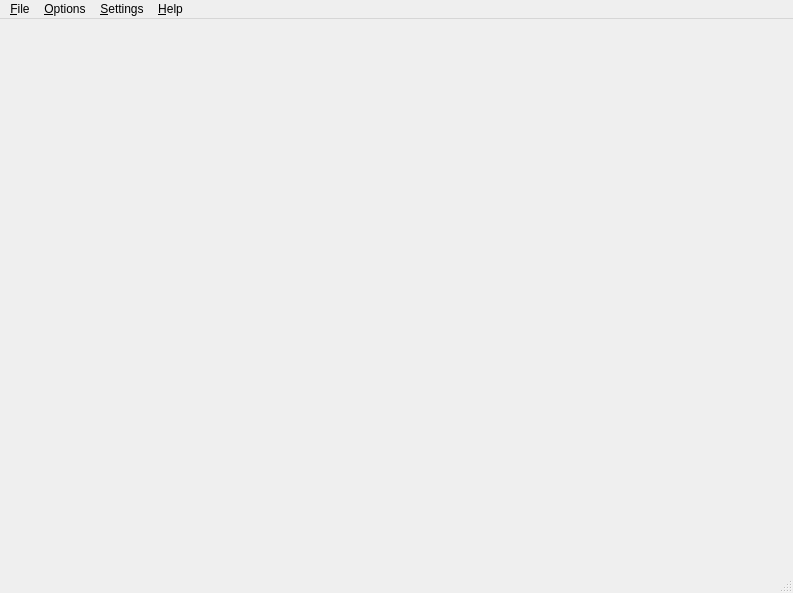
<?xml version="1.0" encoding="UTF-8"?>
<ui version="4.0">
 <class>MainWindow</class>
 <widget class="QMainWindow" name="MainWindow">
  <property name="geometry">
   <rect>
    <x>0</x>
    <y>0</y>
    <width>793</width>
    <height>593</height>
   </rect>
  </property>
  <property name="windowTitle">
   <string>BletchMAME</string>
  </property>
  <widget class="QWidget" name="rootWidget">
   <layout class="QVBoxLayout" name="verticalLayout">
    <property name="spacing">
     <number>0</number>
    </property>
    <property name="leftMargin">
     <number>0</number>
    </property>
    <property name="topMargin">
     <number>0</number>
    </property>
    <property name="rightMargin">
     <number>0</number>
    </property>
    <property name="bottomMargin">
     <number>0</number>
    </property>
   </layout>
  </widget>
  <widget class="QMenuBar" name="menubar">
   <property name="geometry">
    <rect>
     <x>0</x>
     <y>0</y>
     <width>793</width>
     <height>21</height>
    </rect>
   </property>
   <widget class="QMenu" name="menuFile">
    <property name="title">
     <string>&amp;File</string>
    </property>
    <widget class="QMenu" name="menuReset">
     <property name="title">
      <string>Reset</string>
     </property>
     <addaction name="actionSoftReset"/>
     <addaction name="actionHardReset"/>
    </widget>
    <addaction name="actionStop"/>
    <addaction name="actionPause"/>
    <addaction name="separator"/>
    <addaction name="actionImages"/>
    <addaction name="separator"/>
    <addaction name="actionQuickLoadState"/>
    <addaction name="actionQuickSaveState"/>
    <addaction name="actionLoadState"/>
    <addaction name="actionSaveState"/>
    <addaction name="separator"/>
    <addaction name="actionSaveScreenshot"/>
    <addaction name="actionToggleRecordMovie"/>
    <addaction name="separator"/>
    <addaction name="actionDebugger"/>
    <addaction name="menuReset"/>
    <addaction name="actionExit"/>
   </widget>
   <widget class="QMenu" name="menuOptions">
    <property name="title">
     <string>&amp;Options</string>
    </property>
    <widget class="QMenu" name="menuThrottle">
     <property name="title">
      <string>Throttle</string>
     </property>
     <addaction name="separator"/>
     <addaction name="actionIncreaseSpeed"/>
     <addaction name="actionDecreaseSpeed"/>
     <addaction name="actionWarpMode"/>
    </widget>
    <widget class="QMenu" name="menuFrameSkip">
     <property name="title">
      <string>Frame Skip</string>
     </property>
    </widget>
    <addaction name="menuThrottle"/>
    <addaction name="menuFrameSkip"/>
    <addaction name="actionFullScreen"/>
    <addaction name="actionToggleSound"/>
    <addaction name="actionCheats"/>
    <addaction name="separator"/>
    <addaction name="actionConsole"/>
   </widget>
   <widget class="QMenu" name="menuSettings">
    <property name="title">
     <string>&amp;Settings</string>
    </property>
    <addaction name="actionJoysticksAndControllers"/>
    <addaction name="actionKeyboard"/>
    <addaction name="actionMiscellaneousInput"/>
    <addaction name="actionConfiguration"/>
    <addaction name="actionDipSwitches"/>
    <addaction name="separator"/>
    <addaction name="actionPaths"/>
   </widget>
   <widget class="QMenu" name="menuHelp">
    <property name="title">
     <string>&amp;Help</string>
    </property>
    <addaction name="actionRefreshMachineInfo"/>
    <addaction name="actionBletchMameWebSite"/>
    <addaction name="actionAbout"/>
   </widget>
   <addaction name="menuFile"/>
   <addaction name="menuOptions"/>
   <addaction name="menuSettings"/>
   <addaction name="menuHelp"/>
  </widget>
  <widget class="QStatusBar" name="statusBar"/>
  <action name="actionStop">
   <property name="enabled">
    <bool>false</bool>
   </property>
   <property name="text">
    <string>Stop</string>
   </property>
  </action>
  <action name="actionPause">
   <property name="checkable">
    <bool>true</bool>
   </property>
   <property name="enabled">
    <bool>false</bool>
   </property>
   <property name="text">
    <string>Pause</string>
   </property>
   <property name="shortcut">
    <string>Pause</string>
   </property>
  </action>
  <action name="actionImages">
   <property name="enabled">
    <bool>false</bool>
   </property>
   <property name="text">
    <string>Devices and Images...</string>
   </property>
  </action>
  <action name="actionQuickLoadState">
   <property name="enabled">
    <bool>false</bool>
   </property>
   <property name="text">
    <string>Quick Load State</string>
   </property>
   <property name="shortcut">
    <string>F7</string>
   </property>
  </action>
  <action name="actionQuickSaveState">
   <property name="enabled">
    <bool>false</bool>
   </property>
   <property name="text">
    <string>Quick Save State</string>
   </property>
   <property name="shortcut">
    <string>Shift+F7</string>
   </property>
  </action>
  <action name="actionLoadState">
   <property name="enabled">
    <bool>false</bool>
   </property>
   <property name="text">
    <string>Load State...</string>
   </property>
   <property name="shortcut">
    <string>Ctrl+F7</string>
   </property>
  </action>
  <action name="actionSaveState">
   <property name="enabled">
    <bool>false</bool>
   </property>
   <property name="text">
    <string>Save State...</string>
   </property>
   <property name="shortcut">
    <string>Ctrl+Shift+F7</string>
   </property>
  </action>
  <action name="actionSaveScreenshot">
   <property name="enabled">
    <bool>false</bool>
   </property>
   <property name="text">
    <string>Save Screenshot...</string>
   </property>
   <property name="shortcut">
    <string>F12</string>
   </property>
  </action>
  <action name="actionToggleRecordMovie">
   <property name="enabled">
    <bool>false</bool>
   </property>
   <property name="text">
    <string>Record Movie...</string>
   </property>
   <property name="shortcut">
    <string>Shift+F12</string>
   </property>
  </action>
  <action name="actionDebugger">
   <property name="enabled">
    <bool>false</bool>
   </property>
   <property name="text">
    <string>Debugger...</string>
   </property>
  </action>
  <action name="actionExit">
   <property name="enabled">
    <bool>true</bool>
   </property>
   <property name="text">
    <string>Exit</string>
   </property>
   <property name="shortcut">
    <string>Ctrl+Alt+X</string>
   </property>
  </action>
  <action name="actionSoftReset">
   <property name="enabled">
    <bool>false</bool>
   </property>
   <property name="text">
    <string>Soft Reset</string>
   </property>
  </action>
  <action name="actionHardReset">
   <property name="enabled">
    <bool>false</bool>
   </property>
   <property name="text">
    <string>Hard Reset</string>
   </property>
  </action>
  <action name="actionThrottle">
   <property name="enabled">
    <bool>false</bool>
   </property>
   <property name="text">
    <string>Throttle</string>
   </property>
  </action>
  <action name="actionFullScreen">
   <property name="checkable">
    <bool>true</bool>
   </property>
   <property name="enabled">
    <bool>true</bool>
   </property>
   <property name="text">
    <string>Full Screen</string>
   </property>
   <property name="shortcut">
    <string>F11</string>
   </property>
  </action>
  <action name="actionConsole">
   <property name="enabled">
    <bool>false</bool>
   </property>
   <property name="text">
    <string>Console</string>
   </property>
  </action>
  <action name="actionToggleSound">
   <property name="checkable">
    <bool>true</bool>
   </property>
   <property name="enabled">
    <bool>false</bool>
   </property>
   <property name="text">
    <string>Sound</string>
   </property>
  </action>
  <action name="actionJoysticksAndControllers">
   <property name="enabled">
    <bool>false</bool>
   </property>
   <property name="text">
    <string>Joysticks and Controllers...</string>
   </property>
  </action>
  <action name="actionKeyboard">
   <property name="enabled">
    <bool>false</bool>
   </property>
   <property name="text">
    <string>Keyboard...</string>
   </property>
  </action>
  <action name="actionMiscellaneousInput">
   <property name="enabled">
    <bool>false</bool>
   </property>
   <property name="text">
    <string>Miscellaneous Input...</string>
   </property>
  </action>
  <action name="actionConfiguration">
   <property name="enabled">
    <bool>false</bool>
   </property>
   <property name="text">
    <string>Configuration...</string>
   </property>
  </action>
  <action name="actionDipSwitches">
   <property name="enabled">
    <bool>false</bool>
   </property>
   <property name="text">
    <string>DIP Switches...</string>
   </property>
  </action>
  <action name="actionPaths">
   <property name="enabled">
    <bool>true</bool>
   </property>
   <property name="text">
    <string>Paths...</string>
   </property>
  </action>
  <action name="actionRefreshMachineInfo">
   <property name="enabled">
    <bool>true</bool>
   </property>
   <property name="text">
    <string>Refresh MAME machine info...</string>
   </property>
  </action>
  <action name="actionBletchMameWebSite">
   <property name="enabled">
    <bool>true</bool>
   </property>
   <property name="text">
    <string>BletchMAME Web Site...</string>
   </property>
  </action>
  <action name="actionAbout">
   <property name="text">
    <string>About...</string>
   </property>
   <property name="shortcut">
    <string>F1</string>
   </property>
  </action>
  <action name="actionIncreaseSpeed">
   <property name="enabled">
    <bool>false</bool>
   </property>
   <property name="text">
    <string>Increase Speed</string>
   </property>
   <property name="shortcut">
    <string>F9</string>
   </property>
  </action>
  <action name="actionDecreaseSpeed">
   <property name="enabled">
    <bool>false</bool>
   </property>
   <property name="text">
    <string>Decrease Speed</string>
   </property>
   <property name="shortcut">
    <string>F8</string>
   </property>
  </action>
  <action name="actionWarpMode">
   <property name="checkable">
    <bool>true</bool>
   </property>
   <property name="enabled">
    <bool>false</bool>
   </property>
   <property name="text">
    <string>Warp Mode</string>
   </property>
   <property name="shortcut">
    <string>F10</string>
   </property>
  </action>
  <action name="actionCheats">
   <property name="enabled">
    <bool>false</bool>
   </property>
   <property name="text">
    <string>Cheats...</string>
   </property>
  </action>
 </widget>
 <resources/>
 <connections/>
</ui>
